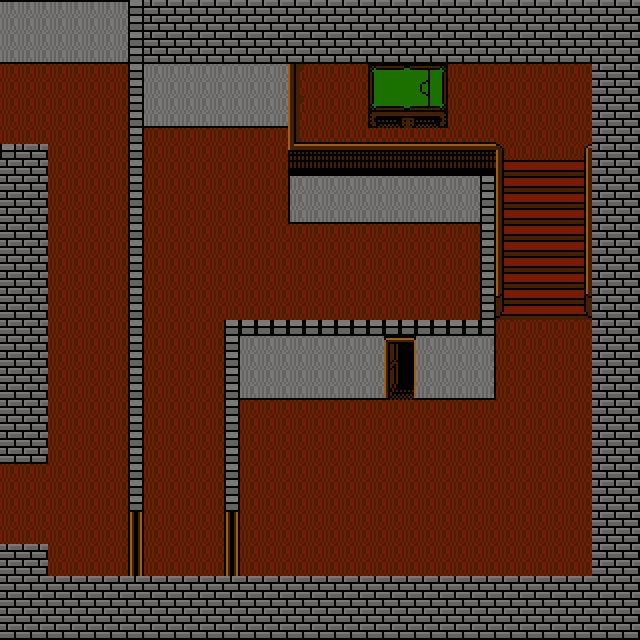

A 2D game scene composited from a Tiled map and its tileset images. What follows is a short description and the map's XML, with each tile layer's data collapsed to a summary:
An orthogonal 40x40 tile map with 16x16 px tiles, 4 tile layers (sol, obstacles, decoration, portes).

<map version="1.5" tiledversion="1.7.2" orientation="orthogonal" renderorder="right-down" width="40" height="40" tilewidth="16" tileheight="16" infinite="0" nextlayerid="5" nextobjectid="1">
 <tileset firstgid="1" source="tiles_mansion.tsx" />
 <layer id="1" name="sol" width="40" height="40">
  <data>[1600 cells, 1600 non-empty, 1 distinct tile ids]</data>
 </layer>
 <layer id="2" name="obstacles" width="40" height="40">
  <data>[1600 cells, 740 non-empty, 25 distinct tile ids]</data>
 </layer>
 <layer id="3" name="decoration" width="40" height="40">
  <data>[1600 cells, 209 non-empty, 38 distinct tile ids]</data>
 </layer>
 <layer id="4" name="portes" width="40" height="40">
  <data>[1600 cells, 16 non-empty, 10 distinct tile ids]</data>
 </layer>
</map>
